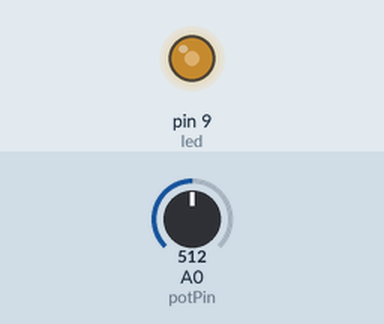
The sketch below on a simulated Arduino Uno, built with avr-gcc and run on an emulated ATmega328P. Parts: output pins drawn as LEDs (lit = HIGH). The test bench sets the inputs (shaded band); at power-on: A0 (potPin) = 512.

Above: at 1.2 s.
1.3 s: A0 (potPin) set to 716
At 2.1 s:
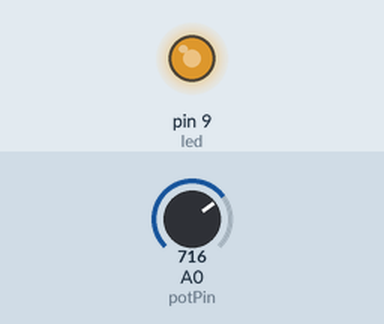
2.8 s: A0 (potPin) set to 900
At 3.2 s:
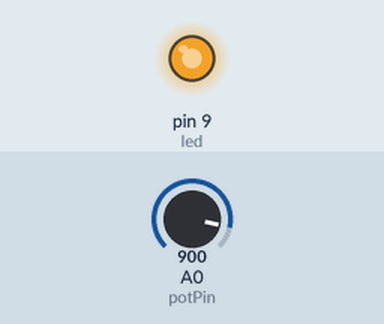
4.3 s: A0 (potPin) set to 122
At 5.5 s:
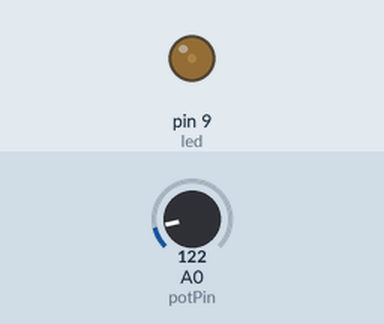
5.8 s: A0 (potPin) set to 0
At 6.9 s:
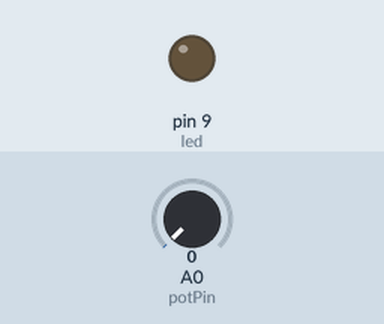
Timing chart, 0 to 8.3 s (numbered marks = the images above; inputs shaded):
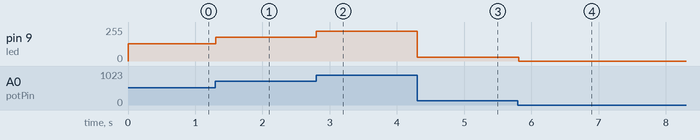

Measured:
- after the input at 1.3 s, pin 9 (led): 128/255 → 179/255 at once
- after the input at 2.8 s, pin 9 (led): 179/255 → 225/255 at once
- after the input at 4.3 s, pin 9 (led): 225/255 → 30/255 at once
- after the input at 5.8 s, pin 9 (led): 30/255 → 0/255 at once

The sketch:

_2_Fading_an_LED.ino
```cpp
// Fading a LED
int potPin = 0;
int potValue = 0;
int led = 9;
void setup() {
pinMode(led, OUTPUT);
}
void loop() {
potValue = analogRead(potPin);
analogWrite(led, potValue/4);

delay(10);
 }
```
